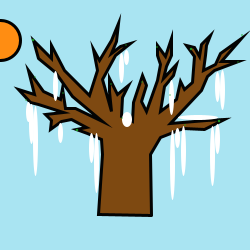
Frame 1 (no input)
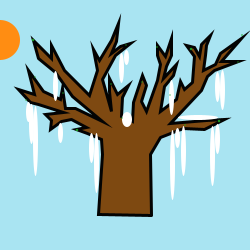
Frame 60 (the mouse pressed at the canvas centre just before this capture)
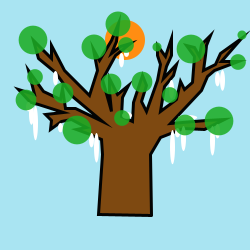
Frame 120 (the mouse held since frame 60 and released just before this capture)

The Processing sketch that drew these frames (run headless with seeded random() and noise(); from frame 60 on, the mouse is pressed at the canvas centre):

// Processing sketch: processing_18575
// ── processing_18575.pde

void setup(){
  size(250,250);
  background(169,228,242);
  strokeWeight(3);
  smooth();
  colorMode(RGB,255);
  fill(126,73,17);
  beginShape();
  vertex(151,215);
  vertex(150,154);
  vertex(160,137);
  vertex(183,128);
  vertex(204,129);
  vertex(224,119);
  vertex(206,120);
  vertex(170,123);
  vertex(201,90);
  vertex(207,76);
  vertex(214,70);
  vertex(238,61);
  vertex(221,61);
  vertex(241,38);
  vertex(220,53);
  vertex(215,64);
  vertex(203,70);
   vertex(205,55);
    vertex(206,45);
     vertex(210,35);
      vertex(201,44);
       vertex(199,56);
        vertex(194,47);
         vertex(186,45);
          vertex(194,56);
           vertex(192,82);
            vertex(184,89);
             vertex(180,81);
              vertex(176,99);
               vertex(160,111);
                vertex(164,86);
                 vertex(173,75);
                  vertex(176,64);
                   vertex(163,78);
                    vertex(166,66);
                    vertex(171,55);
                    vertex(171,38);
                    vertex(165,56);
                    vertex(157,45);
                    vertex(157,55);
                    vertex(160,64);
                    vertex(157,80);
                    vertex(146,111);
                    vertex(141,101);
                    vertex(146,85);
                    vertex(142,75);
                    vertex(133,102);
                    vertex(132,121);
                    vertex(121,116);
                    vertex(122,97);
                    vertex(128,85);
                    vertex(117,94);
                    vertex(109,78);
                    vertex(109,91);
                    vertex(111,111);
                    vertex(102,79);
                    vertex(115,55);
                    vertex(130,43);
                    vertex(120,46);
                    vertex(111,53);
                    vertex(116,41);
                    vertex(118,23);
                    vertex(111,40);
                    vertex(99,60);
                    vertex(93,49);
                    vertex(97,70);
                    vertex(89,95);
                    vertex(64,70);
                    vertex(51,45);
                    vertex(51,58);
                    vertex(33,40);
                    vertex(38,58);
                    vertex(55,72);
                    vertex(72,96);
                    vertex(102,121);
                    vertex(75,108);
                    vertex(65,108);
                    vertex(62,88);
                    vertex(60,99);
                    vertex(43,91);
                    vertex(28,70);
                    vertex(34,94);
                    vertex(18,89);
                    vertex(30,102);
                    vertex(38,104);
                    vertex(63,112);
                    vertex(45,114);
                    vertex(51,120);
                    vertex(50,129);
                    vertex(61,121);
                    vertex(71,119);
                    vertex(86,127);
                    vertex(76,129);
                    vertex(87,133);
                    vertex(101,139);
                    vertex(102,154);
                    vertex(98,214);
                    vertex(151,215);
                    endShape();
}
                    
          
                                       
void draw() {
  float x = (mouseX);          
   background(169,228,242);
   fill(255,141,18);
ellipseMode(RADIUS);
ellipse(mouseX,40,20,20);
   stroke(3);
  strokeWeight(3);
    fill(126,73,17);
  beginShape();
  vertex(151,215);
  vertex(150,154);
  vertex(160,137);
  vertex(183,128);
  vertex(204,129);
  vertex(224,119);
  vertex(206,120);
  vertex(170,123);
  vertex(201,90);
  vertex(207,76);
  vertex(214,70);
  vertex(238,61);
  vertex(221,61);
  vertex(241,38);
  vertex(220,53);
  vertex(215,64);
  vertex(203,70);
   vertex(205,55);
    vertex(206,45);
     vertex(210,35);
      vertex(201,44);
       vertex(199,56);
        vertex(194,47);
         vertex(186,45);
          vertex(194,56);
           vertex(192,82);
            vertex(184,89);
             vertex(180,81);
              vertex(176,99);
               vertex(160,111);
                vertex(164,86);
                 vertex(173,75);
                  vertex(176,64);
                   vertex(163,78);
                    vertex(166,66);
                    vertex(171,55);
                    vertex(171,38);
                    vertex(165,56);
                    vertex(157,45);
                    vertex(157,55);
                    vertex(160,64);
                    vertex(157,80);
                    vertex(146,111);
                    vertex(141,101);
                    vertex(146,85);
                    vertex(142,75);
                    vertex(133,102);
                    vertex(132,121);
                    vertex(121,116);
                    vertex(122,97);
                    vertex(128,85);
                    vertex(117,94);
                    vertex(109,78);
                    vertex(109,91);
                    vertex(111,111);
                    vertex(102,79);
                    vertex(115,55);
                    vertex(130,43);
                    vertex(120,46);
                    vertex(111,53);
                    vertex(116,41);
                    vertex(118,23);
                    vertex(111,40);
                    vertex(99,60);
                    vertex(93,49);
                    vertex(97,70);
                    vertex(89,95);
                    vertex(64,70);
                    vertex(51,45);
                    vertex(51,58);
                    vertex(33,40);
                    vertex(38,58);
                    vertex(55,72);
                    vertex(72,96);
                    vertex(102,121);
                    vertex(75,108);
                    vertex(65,108);
                    vertex(62,88);
                    vertex(60,99);
                    vertex(43,91);
                    vertex(28,70);
                    vertex(34,94);
                    vertex(18,89);
                    vertex(30,102);
                    vertex(38,104);
                    vertex(63,112);
                    vertex(45,114);
                    vertex(51,120);
                    vertex(50,129);
                    vertex(61,121);
                    vertex(71,119);
                    vertex(86,127);
                    vertex(76,129);
                    vertex(87,133);
                    vertex(101,139);
                    vertex(102,154);
                    vertex(98,214);
                    vertex(151,215);
                    endShape();

fill(255);
noStroke();
ellipseMode(CORNER);
ellipse(181,126,5,50-x/5);
ellipse(175,128,5,20-x/11.8);
ellipse(170,130,5,70-x/3.5);
ellipse(178,115,40-x/6,5);
ellipse(215,124,5,30-x/8);
ellipse(210,126,5,60-x/4.1);
ellipse(215,72,5,30-x/8);
ellipse(220,70,5,40-x/6.5);
ellipse(122,112,10,15-x/15.5);
ellipse(119,53,5,30-x/8);
ellipse(124,50,5,15-x/15.5);
ellipse(169,80,5,35-x/7.7);
ellipse(89,133,5,30-x/8);
ellipse(94,133,5,60-x/4.1);
ellipse(58,123,5,20-x/11.8);
ellipse(26,102,5,20-x/11.8);
ellipse(29,104,5,40-x/6.5);
ellipse(33,106,5,70-x/3.5);
ellipse(53,71,5,30-x/8);
float k =(width-mouseX);
ellipseMode(RADIUS);
fill(28,173,36,220);
ellipse(185,125,20-k/13,20-k/13);
ellipse(170,95,15-k/17.5,15-k/17.5);
ellipse(219,121,30-k/8,30-k/8);
ellipse(191,49,30-k/8,30-k/8);
ellipse(238,62,15-k/17.5,15-k/17.5);
ellipse(242,35,10-k/23,10-k/23);
ellipse(157,47,10-k/23,10-k/23);
ellipse(142,82,20-k/13,20-k/13);
ellipse(122,118,15-k/17.5,15-k/17.5);
ellipse(111,84,20-k/13,20-k/13);
ellipse(126,45,15-k/17.5,15-k/17.5);
ellipse(118,24,25-k/10,25-k/10);
ellipse(94,47,25-k/10,25-k/10);
ellipse(33,40,30-k/8,30-k/8);
ellipse(35,77,15-k/17.5,15-k/17.5);
ellipse(63,93,20-k/13,20-k/13);
ellipse(77,130,30-k/8,30-k/8);
ellipse(26,100,20-k/13,20-k/13);



}
                    
                    
                    
                   
                  
                    
                    
                    
             
                    
                    
